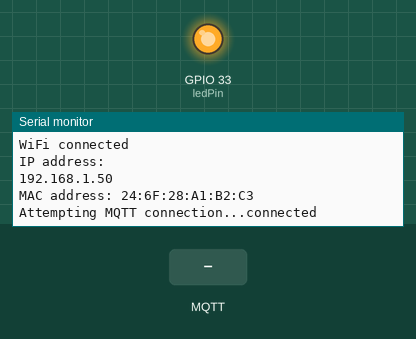
Simulated run of this program. Board: ESP32. Shown: output pins drawn as LEDs (lit = HIGH), the last lines printed to the serial monitor. The test bench sets the inputs (shaded band). WiFi joins after 1.5 s; servers stay silent unless stated; random numbers use the default seed unless the program sets one; no MQTT or app messages arrive unless stated.

Above: at 2.7 s.
2.8 s: MQTT message "state" arrives on the first subscribed topic
At 3.2 s:
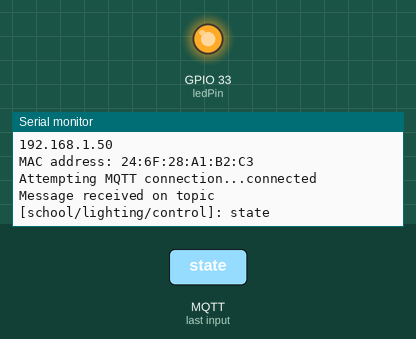
4.3 s: MQTT message "}" arrives on the first subscribed topic
At 5.5 s:
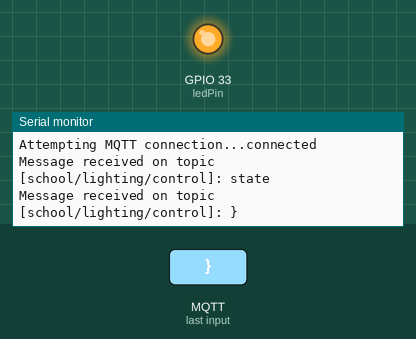
5.8 s: MQTT message "5" arrives on the first subscribed topic
At 7.0 s:
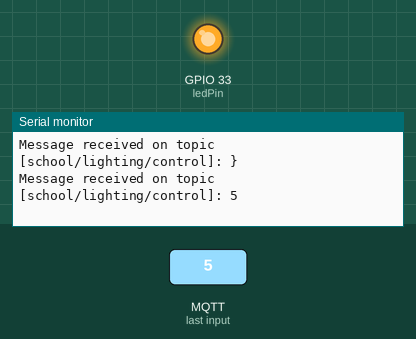

Measured:
- after the input at 2.8 s, the serial monitor: prints a new line at once (image 1)
- after the input at 4.3 s, the serial monitor: prints a new line at once (image 2)
- after the input at 5.8 s, the serial monitor: prints a new line at once (image 3)

The program:

main.cpp
```cpp
#include <Arduino.h>
#include <WiFi.h>
#include <PubSubClient.h>

const char* ssid = "Dkswn";
const char* password = "123456789";
const char* mqtt_server = "192.168.137.1";
const int mqtt_port = 1883;
const char* mqtt_topic = "school/lighting/control";

const int ledPin = 33;
int brightness = 255;

WiFiClient espClient;
PubSubClient client(espClient);

void setup_wifi();
void callback(char* topic, byte* payload, unsigned int length);
void reconnect();

void setup() {
    Serial.begin(115200);
    pinMode(ledPin, OUTPUT);
    ledcSetup(0, 10000, 8);
    ledcAttachPin(ledPin, 0);
    ledcWrite(0, brightness);
    Serial.println("Smart Lighting with Dimming Started");

    setup_wifi();
    client.setServer(mqtt_server, mqtt_port);
    client.setCallback(callback);
}

void setup_wifi() {
    delay(10);
    Serial.println();
    Serial.print("Connecting to ");
    Serial.println(ssid);

    WiFi.begin(ssid, password);

    int attempts = 0;
    while (WiFi.status() != WL_CONNECTED && attempts < 20) {
        delay(500);
        Serial.print(".");
        attempts++;
        switch (WiFi.status()) {
            case WL_NO_SSID_AVAIL:
                Serial.println("SSID not found!");
                break;
            case WL_CONNECT_FAILED:
                Serial.println("Connection failed - wrong password?");
                break;
            case WL_DISCONNECTED:
                Serial.println("Disconnected - still trying...");
                break;
            default:
                break;
        }
    }

    if (WiFi.status() == WL_CONNECTED) {
        Serial.println("");
        Serial.println("WiFi connected");
        Serial.println("IP address: ");
        Serial.println(WiFi.localIP());
        Serial.print("MAC address: ");
        Serial.println(WiFi.macAddress());
    } else {
        Serial.println("");
        Serial.println("Failed to connect to WiFi after 20 attempts!");
    }
}

void callback(char* topic, byte* payload, unsigned int length) {
    String message;
    for (unsigned int i = 0; i < length; i++) {
        message += (char)payload[i];
    }
    Serial.print("Message received on topic [");
    Serial.print(topic);
    Serial.print("]: ");
    Serial.println(message);

    if (message.indexOf("state") != -1) {
        if (message.indexOf("\"state\":\"ON\"") != -1) {
            int brightnessIndex = message.indexOf("\"brightness\":");
            if (brightnessIndex != -1) {
                int startIndex = brightnessIndex + 13;
                int endIndex = message.indexOf("}", startIndex);
                String brightnessStr = message.substring(startIndex, endIndex);
                int newBrightness = brightnessStr.toInt();
                brightness = map(newBrightness, 0, 100, 255, 0);
                ledcWrite(0, brightness);
                Serial.print("Received brightness: ");
                Serial.print(newBrightness);
                Serial.print("%, PWM value: ");
                Serial.println(brightness);
            }
        } else if (message.indexOf("\"state\":\"OFF\"") != -1) {
            brightness = 255;
            ledcWrite(0, brightness);
            Serial.println("LED turned OFF, PWM value: 255");
        }
    }
}

void reconnect() {
    while (!client.connected()) {
        Serial.print("Attempting MQTT connection...");
        String clientId = "ESP32Client-";
        clientId += String(random(0xffff), HEX);
        if (client.connect(clientId.c_str())) {
            Serial.println("connected");
            client.subscribe(mqtt_topic);
        } else {
            Serial.print("failed, rc=");
            Serial.print(client.state());
            Serial.println(" try again in 5 seconds");
            delay(5000);
        }
    }
}

void loop() {
    if (!client.connected()) {
        reconnect();
    }
    client.loop();
    delay(50);
}
```
